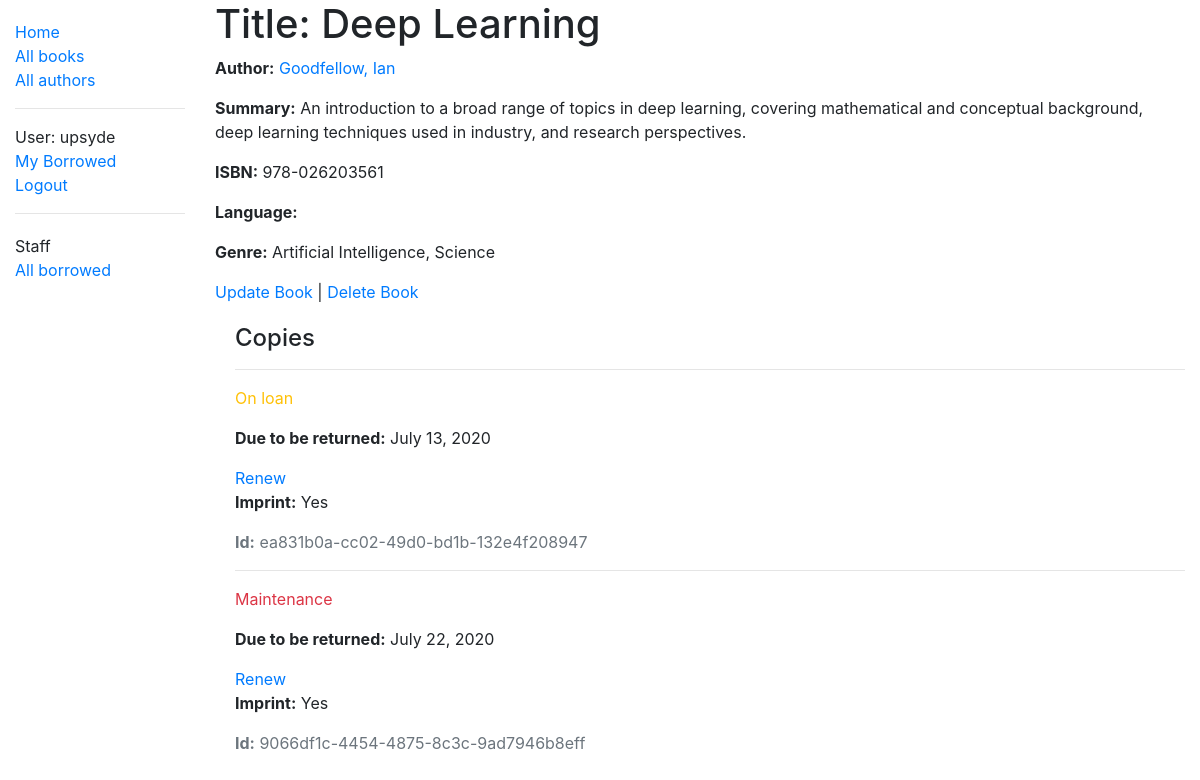
The page /catalog/book/1 (signed in) on the database its author committed.
### catalog/models.py (models this page shows, shortened)
class Book(models.Model):
    title = models.CharField(max_length=200)
    author = models.ForeignKey("Author", on_delete=models.SET_NULL, null=True)
    summary = models.TextField(
        max_length=1000, help_text="Enter a brief description of the book"
    )
    isbn = models.CharField(
        "ISBN",
        max_length=13,
        help_text="13 Character"
        ' <a href="https://www.isbn-international.org/content/what-isbn">'
        "ISBN number</a>",
    )
    genre = models.ManyToManyField(
        Genre, help_text="Select a genre for this book"
    )
    book_language = models.ForeignKey(
        "BookLanguage", on_delete=models.SET_NULL, null=True
    )
    def display_genre(self):
        """Create a string for the Genre.
        This is required to display genre in Admin."""
        return ", ".join(genre.name for genre in self.genre.all()[:3])
    display_genre.short_description = "Genre"

class Author(models.Model):
    first_name = models.CharField(max_length=100)
    last_name = models.CharField(max_length=100)
    date_of_birth = models.DateField(null=True, blank=True)
    date_of_death = models.DateField("died", null=True, blank=True)
    class Meta:
        ordering = ["last_name", "first_name"]
    def __str__(self):
        return f"{self.last_name}, {self.first_name}"

class Genre(models.Model):
    name = models.CharField(
        max_length=200, help_text="Enter a book genre (e.g. Science Fiction)"
    )
    def __str__(self):
        return self.name

class BookInstance(models.Model):
    id = models.UUIDField(
        primary_key=True,
        default=uuid.uuid4,
        help_text="Unique ID for this particular book across whole library",
    )
    book = models.ForeignKey("Book", on_delete=models.SET_NULL, null=True)
    imprint = models.CharField(max_length=200)
    due_back = models.DateField(null=True, blank=True)
    book_borrower = models.ForeignKey(
        User, on_delete=models.SET_NULL, null=True, blank=True
    )
    book_quality = models.CharField(max_length=200)
    LOAN_STATUS = (
        ("m", "Maintenance"),
        ("o", "On loan"),
        ("a", "Available"),
        ("r", "Reserved"),
    )
    status = models.CharField(
        max_length=1,
        choices=LOAN_STATUS,
        blank=True,
        default="m",
        help_text="Book availability",
    )
    class Meta:
        ordering = ["due_back"]
        permissions = (("can_mark_returned", "Set book as returned"),)

### catalog/views.py (the view)
class BookDetailView(LoginRequiredMixin, generic.DetailView):
    model = Book

### catalog/templates/catalog/book_detail.html
{% extends "base_generic.html" %}
{% block content %}
<h1>Title: {{ book.title }}</h1>
<p><strong>Author:</strong> <a href="{% url 'author-detail' book.author.pk %}">{{ book.author }}</a></p>
<p><strong>Summary:</strong> {{ book.summary }}</p>
<p><strong>ISBN:</strong> {{ book.isbn }}</p>
<p><strong>Language:</strong> {{ book.language }}</p>
<p><strong>Genre:</strong> {% for genre in book.genre.all %} {{ genre }}{% if not forloop.last %},
  {% endif %}{% endfor %}</p>
{% if perms.catalog.can_mark_returned %}
<p><a href="{% url 'book_update' book.id %}">Update Book</a> | <a
    href="{% url 'book_delete' book.id %}">Delete Book</a></p>
{% endif %}
<div style="margin-left:20px;margin-top:20px">
  <h4>Copies</h4>
  {% for copy in book.bookinstance_set.all %}
  <hr>
  <p
    class="{% if copy.status == 'a' %}text-success{% elif copy.status == 'm' %}text-danger{% else %}text-warning{% endif %}">
    {{ copy.get_status_display }}</p>
  {% if copy.status != 'a' %}
  <p><strong>Due to be returned:</strong> {{copy.due_back}}</p>
  {% if perms.catalog.can_mark_returned %}<a href="{% url 'renew-book-librarian' copy.id %}">Renew</a>
  {% endif %}
  {% endif %}
  <p><strong>Imprint:</strong> {{copy.imprint}}</p>
  <p class="text-muted"><strong>Id:</strong> {{copy.id}}</p>
  {% endfor %}
</div>
{% endblock %}

### catalog/templates/base_generic.html (shortened to what this page needs)
<!DOCTYPE html>
<html lang="en">
<head>
  <link rel="stylesheet" href="https://stackpath.bootstrapcdn.com/bootstrap/4.1.3/css/bootstrap.min.css"
>
  {% load static %}
  <link rel="stylesheet" href="{% static 'css/styles.css' %}">
</head>
<body>
  <div class="container-fluid">
    <div class="row">
      <div class="col-sm-2">
        {% block sidebar %}
        <ul class="sidebar-nav">
          <li><a href="{% url 'index' %}">Home</a></li>
          <li><a href="{% url 'books' %}">All books</a></li>
          <li><a href="{% url 'authors' %}">All authors</a></li>
          <hr>
          {% if user.is_authenticated %}
          <li>User: {{ user.get_username }}</li>
          <li><a href="{% url 'my-borrowed' %}">My Borrowed</a></li>
          <li><a href="{% url 'logout'%}?next={{request.path}}">Logout</a></li>
          {% else %}
          <li><a href="{% url 'login'%}?next={{request.path}}">Login</a></li>
          {% endif %}
          <hr>
          <ul class="sidebar-nav">
            {% if perms.catalog.can_mark_returned %}
            <li>Staff</li>
            <li><a href="{% url 'all-borrowed' %}">All borrowed</a></li>
            {% endif %}
          </ul>
        </ul>
        {% endblock %}
      </div>
      <div class="col-sm-10 ">{% block content %}{% endblock %}</div>
    </div>
  </div>
</body>
</html>

### catalog/static/css/styles.css (style rules this page uses)
.sidebar-nav { margin-top: 20px; padding: 0; list-style: none; }

### rows shown on the page
Book: title "Deep Learning", author "Goodfellow, Ian", summary "An introduction to a broad range of topics in deep learning, covering mathematical and conceptual background, deep learning techniques used in industry, and research perspectives.", isbn "978-026203561"
Genre: name "Artificial Intelligence"
Genre: name "Science"
BookInstance: status "On loan", due_back "July 13, 2020", imprint "Yes", id "ea831b0a-cc02-49d0-bd1b-132e4f208947"
BookInstance: status "Maintenance", due_back "July 22, 2020", imprint "Yes", id "9066df1c-4454-4875-8c3c-9ad7946b8eff"

### other values the page prints
{{ user.get_username }} "upsyde"
